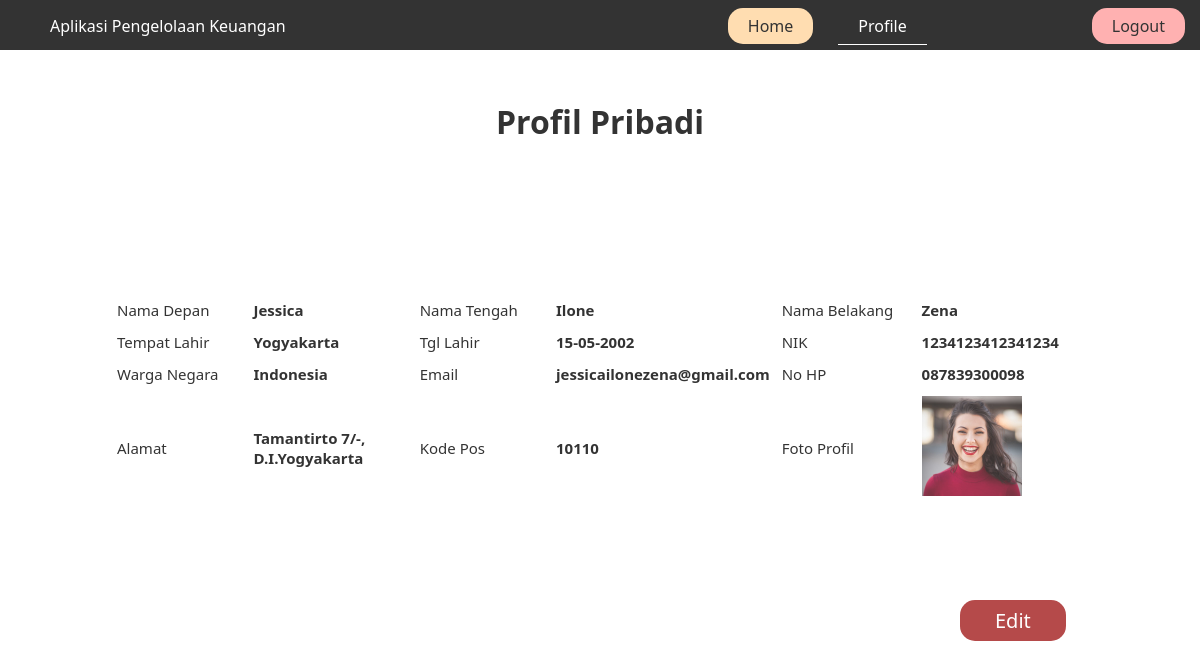
The app's page /profile.php (signed in) with its own data.
### tables this page shows
CREATE TABLE `user` (
  `namaDepan` varchar(50) NOT NULL,
  `namaTengah` varchar(50) NOT NULL,
  `namaBelakang` varchar(50) NOT NULL,
  `tempatLahir` varchar(128) NOT NULL,
  `tanggalLahir` date NOT NULL,
  `nik` bigint(20) NOT NULL,
  `wargaNegara` varchar(128) NOT NULL,
  `email` varchar(128) NOT NULL,
  `noHP` bigint(20) NOT NULL,
  `alamat` text NOT NULL,
  `kodePos` varchar(10) NOT NULL,
  `fotoProfil` varchar(128) NOT NULL,
  `username` varchar(50) NOT NULL,
  `password1` varchar(128) NOT NULL,
  `password2` varchar(128) NOT NULL
);

### profile.php (the view, shortened to what this page needs)
<!DOCTYPE html>
<html lang="en">
<head>
</head>
<body>
    <?php
        include "config.php";
        $username = $_SESSION['temp'];
        $sql= "SELECT namaDepan,namaTengah,namaBelakang,tempatLahir, tanggalLahir, nik, wargaNegara,email,noHP, alamat, kodePos, fotoProfil FROM user WHERE username='$username'";
        $result = $connection->query($sql);
        $row = $result->fetch_assoc();
        $data1 = $row["namaDepan"];
        $data2 = $row["namaTengah"];
        $data3 = $row["namaBelakang"];
        $data4 = $row["tempatLahir"];
        $data5 = $row["tanggalLahir"];
        $data6 = $row["nik"];
        $data7 = $row["wargaNegara"];
        $data8 = $row["email"];
        $data9 = $row["noHP"];
        $data10 = $row["alamat"];
        $data11 = $row["kodePos"];
        $data12 = $row["fotoProfil"];
    ?>
    <div class="navbar">
        <div class="temp1">
            Aplikasi Pengelolaan Keuangan
        </div>
        <div class="temp2">
            <a href="home.php">Home</a>
        </div>
        <div class="temp3">
            <a href="profile.php">Profile</a>
        </div>
        <div class="temp4">
            <a href="logout.php">Logout</a>
        </div>
    </div>
    <h1>Profil Pribadi</h1>
    <div class="profile">
        <table>
            <tr>
                <td>Nama Depan</td>
                <td><?php echo "<b>".$data1."</b>"?></td>
                <td>Nama Tengah</td>
                <td><?php echo "<b>".$data2."</b>"?></td>
                <td>Nama Belakang</td>
                <td><?php echo "<b>".$data3."</b>"?></td>
            </tr>
            <tr>
                <td>Tempat Lahir</td>
                <td><?php echo "<b>".$data4."</b>"?></td>
                <td>Tgl Lahir</td>
                <?php
                    $originalDate = $data5;
                    $newDate = date("d-m-Y", strtotime($originalDate));
                ?>
                <td><?php echo "<b>".$newDate."</b>"?></td>
                <td>NIK</td>
                <td><?php echo "<b>".$data6."</b>"?></td>
            </tr>
            <tr>
                <td>Warga Negara</td>
                <td><?php echo "<b>".$data7."</b>"?></td>
                <td>Email</td>
                <td><?php echo "<b>".$data8."</b>"?></td>
                <td>No HP</td>
                <td><?php echo "<b>0".$data9."</b>"?></td>
            </tr>
            <tr>
                <td>Alamat</td>
                <td><?php echo "<b>".$data10."</b>"?></td>
                <td>Kode Pos</td>
                <td><?php echo "<b>".$data11."</b>"?></td>
                <td>Foto Profil</td>
                <td><?php echo "<img src= 'images/".$data12."'height=100 width=100>"; ?></td>
            </tr>
        </table>
    </div>
    <div class="edit">
        <a href="editprofile.php">Edit</a>
    </div>
</body>
</html>

### records on screen
user: namaDepan "Jessica", namaTengah "Ilone", namaBelakang "Zena", tempatLahir "Yogyakarta", tanggalLahir "15-05-2002", nik "1234123412341234", wargaNegara "Indonesia", email "jessicailonezena@gmail.com", noHP "87839300098", alamat "Tamantirto 7/-, D.I.Yogyakarta", kodePos "10110", fotoProfil (picture)
